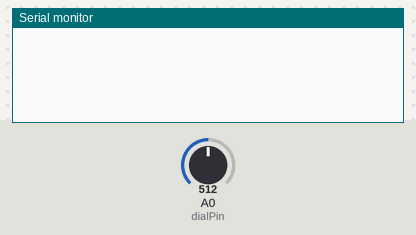
Bench run of a sketch on a simulated Arduino Uno, built with avr-gcc and run on an emulated ATmega328P. Shown: the last lines printed to the serial monitor. Inputs (shaded band) come from the test bench; at power-on: A0 (dialPin) = 512.

Above: at 1.2 s.
1.3 s: A0 (dialPin) set to 390
At 2.4 s:
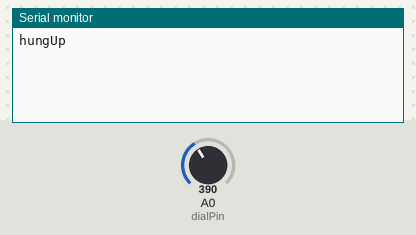
3.0 s: A0 (dialPin) set to 410
At 3.6 s:
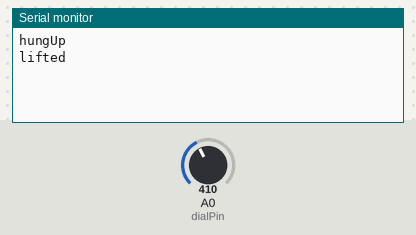

The sketch:

rotary-phone.ino
```cpp
// Code based on tutorial by Lasse Marburg / machinaex.de
// https://www.youtube.com/watch?v=KcvgQ9eWKDU

int dialPin = 0; // Analog input used on arduino
int signalStrength = 0; // Is reciever lifted or not
int signalStrengthStat = 0;

int counter = 0;
int dialedNumber = 10;

unsigned long int timeOfSignal = 0;
unsigned long int timeSinceLastChange = 0;

unsigned long int finishedDialingTimeout = 200;
unsigned long int clatterTimeout = 120;

int signalThreshold = 400;

bool dialing = false;
bool hungUp = false;


void setup()
{
  Serial.begin(115200);
  pinMode(dialPin, INPUT);
}


void loop()
{
  if (analogRead(dialPin) > signalThreshold)
  {
    signalStrength = 1;
  } else {
    signalStrength = 0;
  }

  /*
  *  DIALING
  */
  if ( signalStrength != signalStrengthStat )
  {
    signalStrengthStat = signalStrength;
    // on dial start one signal is send
    if (signalStrength == HIGH)
    {
      dialing = true;
      if (hungUp)
      {
        // RECIEVER LIFTED
        Serial.println("lifted");
        hungUp = false;
        timeOfSignal = millis();
      }
    }

    else if (signalStrength == LOW)
    {
      // CLATTER
      timeOfSignal = millis();
      counter++;
    }
  }

  timeSinceLastChange = millis() - timeOfSignal;

  if ( dialing == true )
  {
    // finished dialing?
    if ( timeSinceLastChange > clatterTimeout )
    {
      if (counter == 10)
      {
        dialedNumber = 0;
      }
      else if (counter > 0) {
        dialedNumber = counter;
      }
      if (dialedNumber < 10)
      {
        // DIALED NUMBER
        Serial.print(dialedNumber);
        Serial.println();
      }

      dialing = false;
      counter = 0;
      dialedNumber = 10;
    }
  }

  if ( signalStrength == LOW )
  {
    if ( timeSinceLastChange > finishedDialingTimeout && hungUp == false)
    {
      // HUNG UP
      Serial.println("hungUp");
      hungUp = true;
      dialing = false;
      counter = 0;
      dialedNumber = 10;
    }
  }
}
```

Measured:
- after the input at 1.3 s, the serial monitor: prints a new line after 0.20 s (image 1)
- after the input at 3.0 s, the serial monitor: prints a new line at once (image 2)
